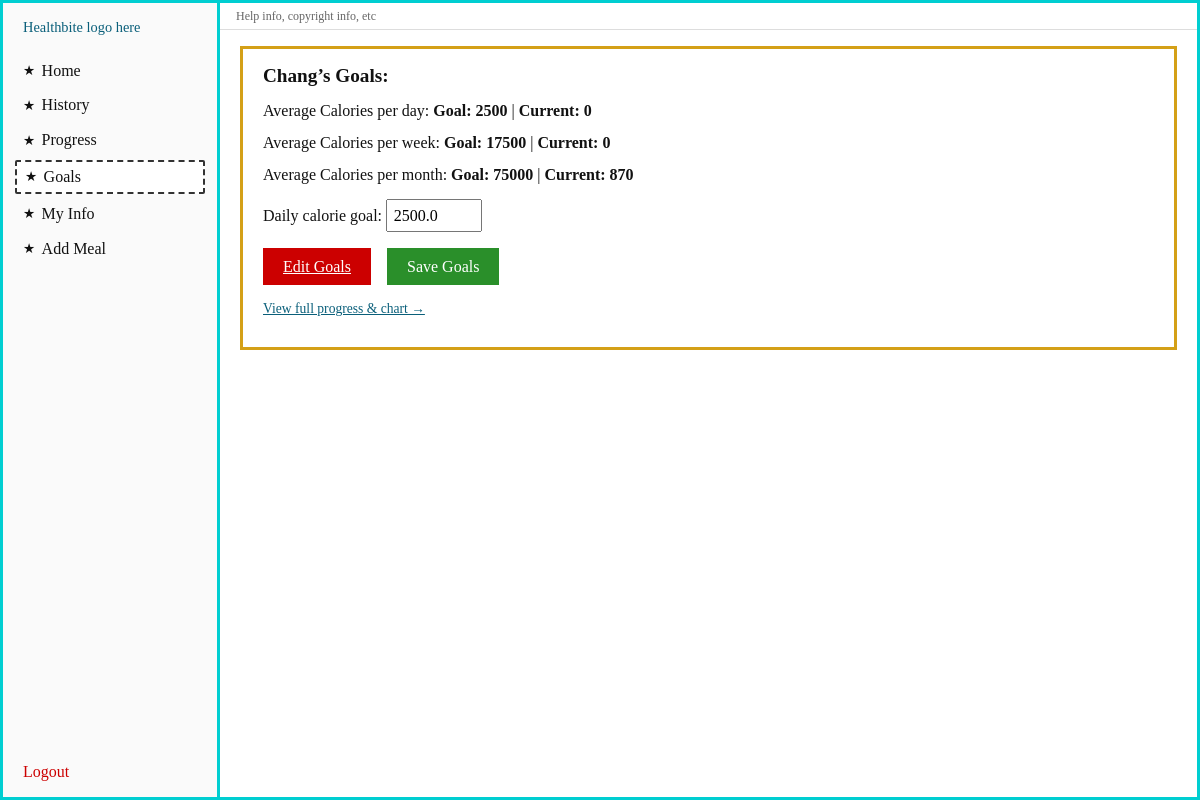
/goals/ (signed in), run on the app's committed database.
### core/models.py (models this page shows, shortened)
class UserProfile(models.Model):
    ACTIVITY_CHOICES = [
        ("MILD", "Mild"),
        ("MODERATE", "Moderate"),
        ("SEVERE", "Severe"),
    ]
    user = models.OneToOneField(AppUser, on_delete=models.CASCADE)
    full_name = models.CharField(max_length=150, blank=True, default="")
    height_cm = models.FloatField()
    weight_kg = models.FloatField()
    daily_calorie_goal = models.FloatField(default=2500)
    notes = models.TextField(blank=True, default="")
    age = models.IntegerField(null=True, blank=True)
    activity_level = models.CharField(
        max_length=50,
        choices=ACTIVITY_CHOICES,
        null=True,
        blank=True
    )

### core/views.py (the view, shortened to what this page needs)
# urls.py: path('goals/', views.goals_view, name='goals'),
def goals_view(request):
    _u, profile, err = _require_login_user(request)
    if err:
        return err
    user_id = request.session["user_id"]
    end = timezone.now().date()
    w_start = end - timedelta(days=6)
    m_start = end - timedelta(days=29)
    cur_day = _avg_calories_in_range(user_id, w_start, end)
    cur_week = _avg_calories_in_range(user_id, end - timedelta(days=6), end) * 7
    cur_month = _avg_calories_in_range(user_id, m_start, end) * 30
    g_day = float(profile.daily_calorie_goal)
    g_week = g_day * 7
    g_month = g_day * 30
    return render(
        request,
        "core/goals.html",
        {
            "nav_active": "goals",
            "profile": profile,
            "goal_daily": g_day,
            "goal_weekly": g_week,
            "goal_monthly": g_month,
            "current_daily_avg": cur_day,
            "current_weekly": cur_week,
            "current_monthly": cur_month,
        },
    )

### core/views.py (called while the page is built)
def _require_login_user(request):
    user_id = request.session.get("user_id")
    if not user_id:
        return None, None, redirect("/login/")
    user = get_object_or_404(AppUser, pk=user_id)
    profile, _ = UserProfile.objects.get_or_create(
        user=user,
        defaults={
            "height_cm": 170,
            "weight_kg": 70,
            "full_name": user.email.split("@")[0].title(),
            "daily_calorie_goal": 2500,
        },
    )
    return user, profile, None

def _avg_calories_in_range(user_id, start_date, end_date):
    total = 0.0
    count_days = 0
    d = start_date
    while d <= end_date:
        day_sum = (
            MealLogItem.objects.filter(
                meal__user_id=user_id, meal__meal_time__date=d
            ).aggregate(s=Sum("calculated_calories"))["s"]
        )
        if day_sum is not None:
            total += float(day_sum)
        count_days += 1
        d += timedelta(days=1)
    if count_days == 0:
        return 0.0
    return total / count_days

### templates/core/goals.html (shortened to what this page needs)
{% extends "core/base.html" %}
{% block content %}
<div id="goals-box" class="goals-panel">
  <h1 style="font-size:1.2rem; margin:0 0 0.75rem;">{{ profile.full_name|default:"User" }}&rsquo;s Goals:</h1>
  <div class="goal-row">Average Calories per day: <strong>Goal: {{ goal_daily|floatformat:0 }}</strong> | <strong>Current: {{ current_daily_avg|floatformat:0 }}</strong></div>
  <div class="goal-row">Average Calories per week: <strong>Goal: {{ goal_weekly|floatformat:0 }}</strong> | <strong>Current: {{ current_weekly|floatformat:0 }}</strong></div>
  <div class="goal-row">Average Calories per month: <strong>Goal: {{ goal_monthly|floatformat:0 }}</strong> | <strong>Current: {{ current_monthly|floatformat:0 }}</strong></div>
  <form method="post" action="{% url 'goals' %}">
    <div class="goal-input-row">
      <label for="id_goals_daily">Daily calorie goal:</label>
      <input type="number" step="1" name="daily_calorie_goal" id="id_goals_daily" value="{{ goal_daily }}">
    </div>
    <div class="goal-actions">
      <a class="btn-danger" href="#id_goals_daily" style="text-align:center; line-height:1.2;">Edit Goals</a>
      <button type="submit" name="save_goals" value="1" class="btn-success">Save Goals</button>
    </div>
  </form>
  <p style="font-size:0.85rem; margin-top:1rem;">
    <a href="{% url 'progress' %}">View full progress &amp; chart →</a>
  </p>
</div>
{% endblock %}

### core/static/core/css/healthbite.css (style rules this page uses)
*, *::before, *::after { box-sizing: border-box; }
body { margin: 0; font-family: Georgia, "Times New Roman", serif; background: #fff; color: #111; min-height: 100vh; }
a { color: #0a5f7a; }
.goals-panel { border: 3px solid #d4a017; padding: 1rem 1.25rem; margin-bottom: 1rem; }
.goal-row { margin-bottom: 0.5rem; line-height: 1.5; }
.goal-actions { display: flex; gap: 1rem; flex-wrap: wrap; margin-top: 1rem; }
.btn-danger { background: #c00; color: #fff; border: none; padding: 0.55rem 1.25rem; font: inherit; cursor: pointer; }
.btn-success { background: #2a8f2a; color: #fff; border: none; padding: 0.55rem 1.25rem; font: inherit; cursor: pointer; }
.goal-input-row { margin: 0.75rem 0; }
.goal-input-row input[type="number"] { width: 6rem; padding: 0.35rem; font: inherit; }

### data on the page
UserProfile: full_name "Chang", daily_calorie_goal "2500", daily_calorie_goal "2500.0"

### other printed values
{{ current_daily_avg|floatformat:0 }} "0"
{{ goal_weekly|floatformat:0 }} "17500"
{{ current_weekly|floatformat:0 }} "0"
{{ goal_monthly|floatformat:0 }} "75000"
{{ current_monthly|floatformat:0 }} "870"
